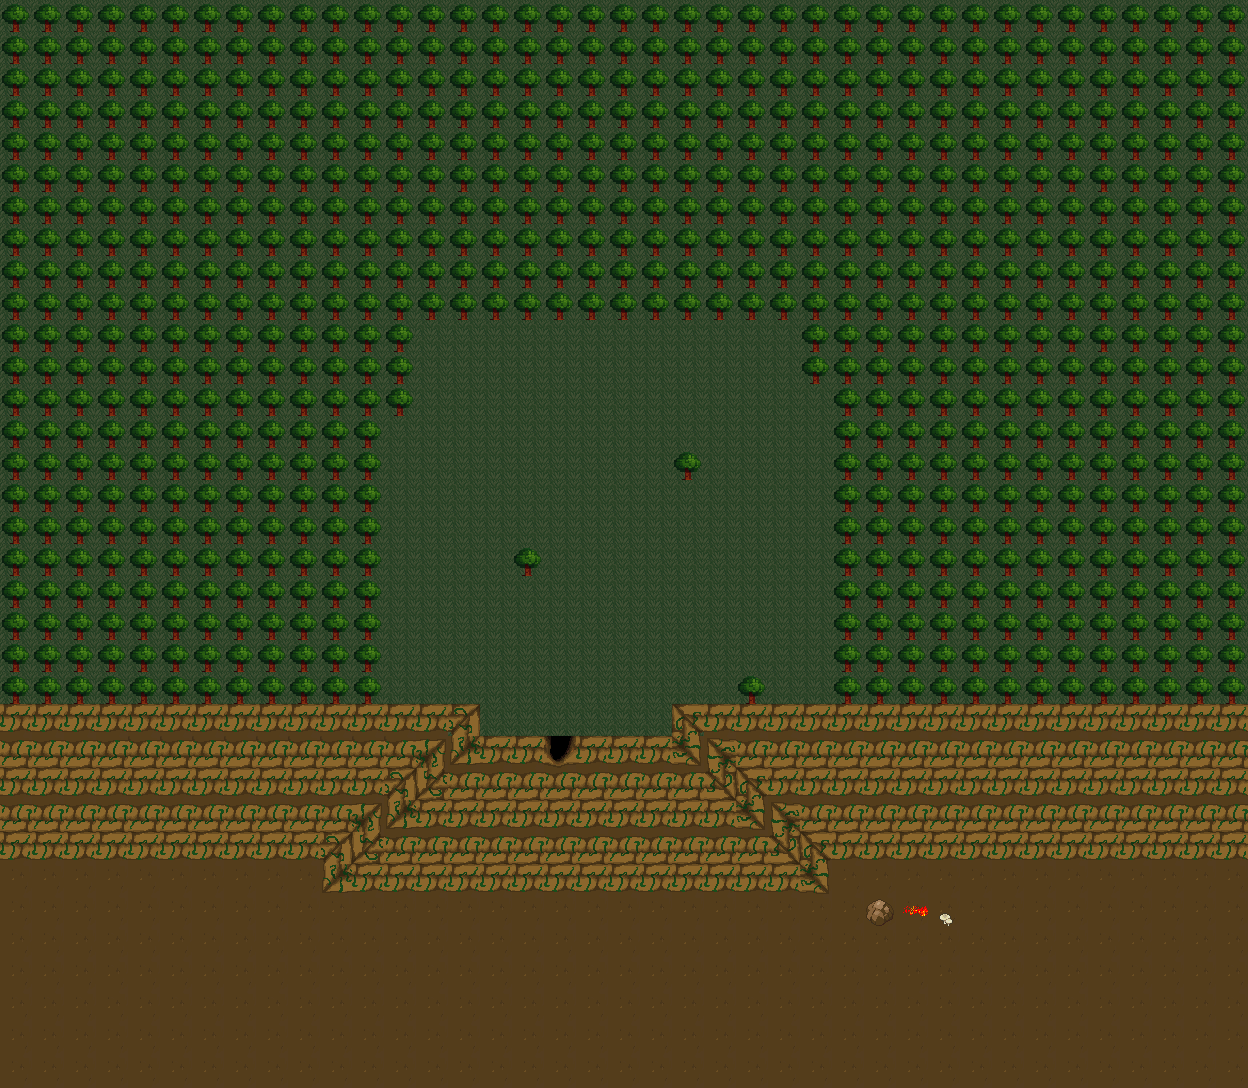

A level layout from a 2D game, rendered from its tile map. Below: a short description, then the map file with its tile-grid data intact:
An orthogonal 39x34 tile map with 32x32 px tiles, 2 tile layers (Background, Obstacles) and 2 objects (SpawnPlayer, NPC3).

<map version="1.10" tiledversion="1.11.2" orientation="orthogonal" renderorder="right-down" width="39" height="34" tilewidth="32" tileheight="32" infinite="0" nextlayerid="6" nextobjectid="3">
 <editorsettings>
  <export target="../public/assets/maps/map-level-08.json" format="json" />
 </editorsettings>
 <tileset firstgid="1" source="tileset.tsx" />
 <layer id="1" name="Background" width="39" height="34">
  <data encoding="csv">
1,1,1,1,1,1,1,1,1,1,1,1,1,1,1,1,1,1,1,1,1,1,1,1,1,1,1,1,1,1,1,1,1,1,1,1,1,1,1,
1,1,1,1,1,1,1,1,1,1,1,1,1,1,1,1,1,1,1,1,1,1,1,1,1,1,1,1,1,1,1,1,1,1,1,1,1,1,1,
1,1,1,1,1,1,1,1,1,1,1,1,1,1,1,1,1,1,1,1,1,1,1,1,1,1,1,1,1,1,1,1,1,1,1,1,1,1,1,
1,1,1,1,1,1,1,1,1,1,1,1,1,1,1,1,1,1,1,1,1,1,1,1,1,1,1,1,1,1,1,1,1,1,1,1,1,1,1,
1,1,1,1,1,1,1,1,1,1,1,1,1,1,1,1,1,1,1,1,1,1,1,1,1,1,1,1,1,1,1,1,1,1,1,1,1,1,1,
1,1,1,1,1,1,1,1,1,1,1,1,1,1,1,1,1,1,1,1,1,1,1,1,1,1,1,1,1,1,1,1,1,1,1,1,1,1,1,
1,1,1,1,1,1,1,1,1,1,1,1,1,1,1,1,1,1,1,1,1,1,1,1,1,1,1,1,1,1,1,1,1,1,1,1,1,1,1,
1,1,1,1,1,1,1,1,1,1,1,1,1,1,1,1,1,1,1,1,1,1,1,1,1,1,1,1,1,1,1,1,1,1,1,1,1,1,1,
1,1,1,1,1,1,1,1,1,1,1,1,1,1,1,1,1,1,1,1,1,1,1,1,1,1,1,1,1,1,1,1,1,1,1,1,1,1,1,
1,1,1,1,1,1,1,1,1,1,1,1,1,1,1,1,1,1,1,1,1,1,1,1,1,1,1,1,1,1,1,1,1,1,1,1,1,1,1,
1,1,1,1,1,1,1,1,1,1,1,1,1,1,1,1,1,1,1,1,1,1,1,1,1,1,1,1,1,1,1,1,1,1,1,1,1,1,1,
1,1,1,1,1,1,1,1,1,1,1,1,1,1,1,1,1,1,1,1,1,1,1,1,1,1,1,1,1,1,1,1,1,1,1,1,1,1,1,
1,1,1,1,1,1,1,1,1,1,1,1,1,1,1,1,1,1,1,1,1,1,1,1,1,1,1,1,1,1,1,1,1,1,1,1,1,1,1,
1,1,1,1,1,1,1,1,1,1,1,1,1,1,1,1,1,1,1,1,1,1,1,1,1,1,1,1,1,1,1,1,1,1,1,1,1,1,1,
1,1,1,1,1,1,1,1,1,1,1,1,1,1,1,1,1,1,1,1,1,1,1,1,1,1,1,1,1,1,1,1,1,1,1,1,1,1,1,
1,1,1,1,1,1,1,1,1,1,1,1,1,1,1,1,1,1,1,1,1,1,1,1,1,1,1,1,1,1,1,1,1,1,1,1,1,1,1,
1,1,1,1,1,1,1,1,1,1,1,1,1,1,1,1,1,1,1,1,1,1,1,1,1,1,1,1,1,1,1,1,1,1,1,1,1,1,1,
1,1,1,1,1,1,1,1,1,1,1,1,1,1,1,1,1,1,1,1,1,1,1,1,1,1,1,1,1,1,1,1,1,1,1,1,1,1,1,
1,1,1,1,1,1,1,1,1,1,1,1,1,1,1,1,1,1,1,1,1,1,1,1,1,1,1,1,1,1,1,1,1,1,1,1,1,1,1,
1,1,1,1,1,1,1,1,1,1,1,1,1,1,1,1,1,1,1,1,1,1,1,1,1,1,1,1,1,1,1,1,1,1,1,1,1,1,1,
1,1,1,1,1,1,1,1,1,1,1,1,1,1,1,1,1,1,1,1,1,1,1,1,1,1,1,1,1,1,1,1,1,1,1,1,1,1,1,
1,1,1,1,1,1,1,1,1,1,1,1,1,1,1,1,1,1,1,1,1,1,1,1,1,1,1,1,1,1,1,1,1,1,1,1,1,1,1,
61,61,61,61,61,61,61,61,61,61,61,61,61,61,1,1,1,1,1,1,1,1,61,61,61,61,61,61,61,61,61,61,61,61,61,61,61,61,61,
61,61,61,61,36,36,36,36,36,36,36,36,36,61,61,61,61,61,61,61,61,61,61,61,61,61,61,61,61,61,61,61,61,61,61,61,61,61,61,
61,61,61,61,61,61,61,61,61,61,61,61,61,61,61,61,61,61,61,61,61,61,61,61,61,61,61,61,61,61,61,61,61,61,61,61,61,61,61,
61,61,61,61,61,61,61,61,61,61,61,61,61,61,61,61,61,61,61,61,61,61,61,61,61,61,61,61,61,61,61,61,61,61,61,61,61,61,61,
61,61,61,61,61,61,61,61,61,61,61,61,61,61,61,61,61,61,61,61,61,61,61,61,61,61,61,61,61,61,61,61,61,61,61,61,61,61,61,
61,61,61,61,61,61,61,61,61,61,61,61,61,61,61,61,61,61,61,61,61,61,61,61,61,61,61,61,61,61,61,61,61,61,61,61,61,61,61,
61,61,61,61,61,61,61,61,61,61,61,61,61,61,61,61,61,61,61,61,61,61,61,61,61,61,61,61,61,61,61,61,61,61,61,61,61,61,61,
61,61,61,61,61,61,61,61,61,61,61,61,61,61,61,61,61,61,61,61,61,61,61,61,61,61,61,61,61,61,61,61,61,61,61,61,61,61,61,
61,61,61,61,61,61,61,61,61,61,61,61,61,61,61,61,61,61,61,61,61,61,61,61,61,61,61,61,61,61,61,61,61,61,61,61,61,61,61,
61,61,61,61,61,61,61,61,61,61,61,61,61,61,61,61,61,61,61,61,61,61,61,61,61,61,61,61,61,61,61,61,61,61,61,61,61,61,61,
61,61,61,61,61,61,61,61,61,61,61,61,61,61,61,61,61,61,61,61,61,61,61,61,61,61,61,61,61,61,61,61,61,61,61,61,61,61,61,
61,61,61,61,61,61,61,61,61,61,61,61,61,61,61,61,61,61,61,61,61,61,61,61,61,61,61,61,61,61,61,61,61,61,61,61,61,61,61
</data>
 </layer>
 <layer id="2" name="Obstacles" width="39" height="34">
  <properties>
   <property name="collides" type="bool" value="true" />
  </properties>
  <data encoding="csv">
41,41,41,41,41,41,41,41,41,41,41,41,41,41,41,41,41,41,41,41,41,41,41,41,41,41,41,41,41,41,41,41,41,41,41,41,41,41,41,
41,41,41,41,41,41,41,41,41,41,41,41,41,41,41,41,41,41,41,41,41,41,41,41,41,41,41,41,41,41,41,41,41,41,41,41,41,41,41,
41,41,41,41,41,41,41,41,41,41,41,41,41,41,41,41,41,41,41,41,41,41,41,41,41,41,41,41,41,41,41,41,41,41,41,41,41,41,41,
41,41,41,41,41,41,41,41,41,41,41,41,41,41,41,41,41,41,41,41,41,41,41,41,41,41,41,41,41,41,41,41,41,41,41,41,41,41,41,
41,41,41,41,41,41,41,41,41,41,41,41,41,41,41,41,41,41,41,41,41,41,41,41,41,41,41,41,41,41,41,41,41,41,41,41,41,41,41,
41,41,41,41,41,41,41,41,41,41,41,41,41,41,41,41,41,41,41,41,41,41,41,41,41,41,41,41,41,41,41,41,41,41,41,41,41,41,41,
41,41,41,41,41,41,41,41,41,41,41,41,41,41,41,41,41,41,41,41,41,41,41,41,41,41,41,41,41,41,41,41,41,41,41,41,41,41,41,
41,41,41,41,41,41,41,41,41,41,41,41,41,41,41,41,41,41,41,41,41,41,41,41,41,41,41,41,41,41,41,41,41,41,41,41,41,41,41,
41,41,41,41,41,41,41,41,41,41,41,41,41,41,41,41,41,41,41,41,41,41,41,41,41,41,41,41,41,41,41,41,41,41,41,41,41,41,41,
41,41,41,41,41,41,41,41,41,41,41,41,41,41,41,41,41,41,41,41,41,41,41,41,41,41,41,41,41,41,41,41,41,41,41,41,41,41,41,
41,41,41,41,41,41,41,41,41,41,41,41,41,0,0,0,0,0,0,0,0,0,0,0,0,41,41,41,41,41,41,41,41,41,41,41,41,41,41,
41,41,41,41,41,41,41,41,41,41,41,41,41,0,0,0,0,0,0,0,0,0,0,0,0,41,41,41,41,41,41,41,41,41,41,41,41,41,41,
41,41,41,41,41,41,41,41,41,41,41,41,41,0,0,0,0,0,0,0,0,0,0,0,0,0,41,41,41,41,41,41,41,41,41,41,41,41,41,
41,41,41,41,41,41,41,41,41,41,41,41,0,0,0,0,0,0,0,0,0,0,0,0,0,0,41,41,41,41,41,41,41,41,41,41,41,41,41,
41,41,41,41,41,41,41,41,41,41,41,41,0,0,0,0,0,0,0,0,0,41,0,0,0,0,41,41,41,41,41,41,41,41,41,41,41,41,41,
41,41,41,41,41,41,41,41,41,41,41,41,0,0,0,0,0,0,0,0,0,0,0,0,0,0,41,41,41,41,41,41,41,41,41,41,41,41,41,
41,41,41,41,41,41,41,41,41,41,41,41,0,0,0,0,0,0,0,0,0,0,0,0,0,0,41,41,41,41,41,41,41,41,41,41,41,41,41,
41,41,41,41,41,41,41,41,41,41,41,41,0,0,0,0,41,0,0,0,0,0,0,0,0,0,41,41,41,41,41,41,41,41,41,41,41,41,41,
41,41,41,41,41,41,41,41,41,41,41,41,0,0,0,0,0,0,0,0,0,0,0,0,0,0,41,41,41,41,41,41,41,41,41,41,41,41,41,
41,41,41,41,41,41,41,41,41,41,41,41,0,0,0,0,0,0,0,0,0,0,0,0,0,0,41,41,41,41,41,41,41,41,41,41,41,41,41,
41,41,41,41,41,41,41,41,41,41,41,41,0,0,0,0,0,0,0,0,0,0,0,0,0,0,41,41,41,41,41,41,41,41,41,41,41,41,41,
41,41,41,41,41,41,41,41,41,41,41,41,0,0,0,0,0,0,0,0,0,0,0,41,0,0,41,41,41,41,41,41,41,41,41,41,41,41,41,
53,53,53,53,53,53,53,53,53,53,53,53,53,53,12,0,0,0,0,0,0,11,53,53,53,53,53,53,53,53,53,53,53,53,53,53,53,53,53,
39,39,39,39,39,39,39,39,39,39,39,39,39,38,55,53,53,79,53,53,53,56,37,39,39,39,39,39,39,39,39,39,39,39,39,39,39,39,39,
53,53,53,53,53,53,53,53,53,53,53,53,12,26,39,39,39,39,39,39,39,39,27,11,53,53,53,53,53,53,53,53,53,53,53,53,53,53,53,
39,39,39,39,39,39,39,39,39,39,39,38,55,53,53,53,53,53,53,53,53,53,53,56,37,39,39,39,39,39,39,39,39,39,39,39,39,39,39,
53,53,53,53,53,53,53,53,53,53,12,26,39,39,39,39,39,39,39,39,39,39,39,39,27,11,53,53,53,53,53,53,53,53,53,53,53,53,53,
0,0,0,0,0,0,0,0,0,0,55,53,53,53,53,53,53,53,53,53,53,53,53,53,53,56,0,0,0,0,0,0,0,0,0,0,0,0,0,
0,0,0,0,0,0,0,0,0,0,0,0,0,0,0,0,0,0,0,0,0,0,0,0,0,0,0,3,2,4,0,0,0,0,0,0,0,0,0,
0,0,0,0,0,0,0,0,0,0,0,0,0,0,0,0,0,0,0,0,0,0,0,0,0,0,0,0,0,0,0,0,0,0,0,0,0,0,0,
0,0,0,0,0,0,0,0,0,0,0,0,0,0,0,0,0,0,0,0,0,0,0,0,0,0,0,0,0,0,0,0,0,0,0,0,0,0,0,
0,0,0,0,0,0,0,0,0,0,0,0,0,0,0,0,0,0,0,0,0,0,0,0,0,0,0,0,0,0,0,0,0,0,0,0,0,0,0,
0,0,0,0,0,0,0,0,0,0,0,0,0,0,0,0,0,0,0,0,0,0,0,0,0,0,0,0,0,0,0,0,0,0,0,0,0,0,0,
0,0,0,0,0,0,0,0,0,0,0,0,0,0,0,0,0,0,0,0,0,0,0,0,0,0,0,0,0,0,0,0,0,0,0,0,0,0,0
</data>
 </layer>
 <objectgroup id="3" name="SpawnPoints">
  <object id="1" name="SpawnPlayer" x="557" y="707" />
  <object id="2" name="NPC3" x="604.667" y="533" width="22.6667" height="22">
   <properties>
    <property name="keyName" value="level-13" />
   </properties>
  </object>
 </objectgroup>
 <objectgroup id="4" name="Items" />
 <objectgroup id="5" name="Doors" />
</map>
